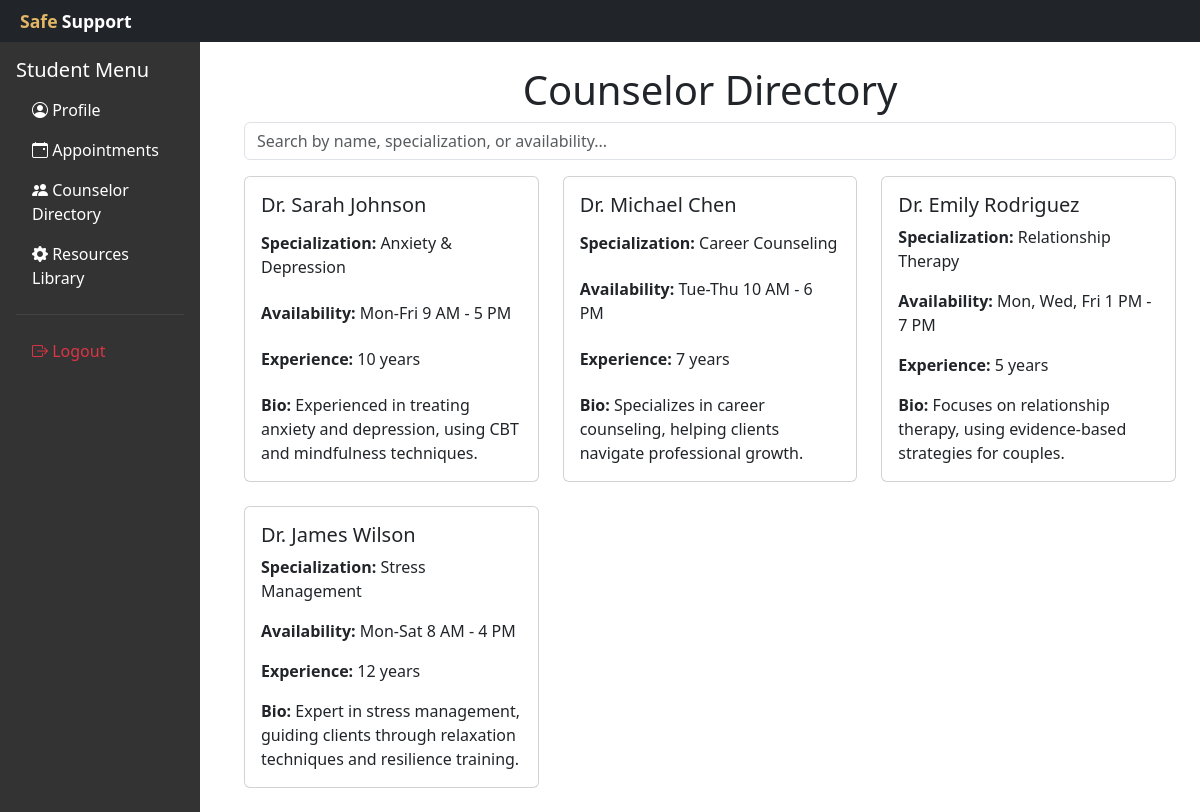
The app's page /project-root/studentdashboard/counselorDirectory.php with its own data.
### tables this page shows
CREATE TABLE `counselors` (
  `id` int(11) NOT NULL,
  `name` varchar(100) NOT NULL,
  `email` varchar(100) NOT NULL,
  `password` varchar(255) NOT NULL,
  `specialization` varchar(100) NOT NULL,
  `bio` text DEFAULT NULL,
  `active` tinyint(1) DEFAULT 1,
  `created_at` timestamp NOT NULL DEFAULT current_timestamp(),
  `updated_at` timestamp NOT NULL DEFAULT current_timestamp() ON UPDATE current_timestamp(),
  `availability` varchar(255) NOT NULL,
  `experience` int(11) NOT NULL
);

### project-root/studentdashboard/counselorDirectory.php (the view, shortened to what this page needs)
<?php
require_once('../includes/db.php');
function getCounselors($pdo) {
    $sql = "SELECT * FROM counselors WHERE active = 1";
    $stmt = $pdo->prepare($sql);
    $stmt->execute();
    return $stmt->fetchAll(PDO::FETCH_ASSOC);
}
$counselors = getCounselors($pdo);
?>
<!DOCTYPE html>
<html lang="en">
<head>
    <link href="https://cdn.jsdelivr.net/npm/bootstrap@5.3.0-alpha1/dist/css/bootstrap.min.css" rel="stylesheet">
</head>
<body>
<?php include('../includes/dsheader.php'); ?>
<div class="container mt-4 px-4" style="margin-left: 220px; max-width: calc(100% - 220px);">
    <h1 class="text-center">Counselor Directory</h1>
    <div class="mb-3">
        <input type="text" id="searchInput" class="form-control" placeholder="Search by name, specialization, or availability..." onkeyup="filterCounselors()">
    </div>
    <div class="row">
        <?php foreach ($counselors as $counselor): ?>
            <div class="col-lg-4 col-md-6 col-sm-12 mb-4 counselor-card">
                <div class="card h-100">
                    <div class="card-body d-flex flex-column justify-content-between">
                        <h5 class="card-title"><?php echo htmlspecialchars($counselor['name']); ?></h5>
                        <p class="card-text"><strong>Specialization:</strong> <?php echo htmlspecialchars($counselor['specialization']); ?></p>
                        <p class="card-text"><strong>Availability:</strong> <?php echo htmlspecialchars($counselor['availability']); ?></p>
                        <p class="card-text"><strong>Experience:</strong> <?php echo htmlspecialchars($counselor['experience']); ?> years</p>
                        <p class="card-text"><strong>Bio:</strong> <?php echo htmlspecialchars($counselor['bio']); ?></p>
                    </div>
                </div>
            </div>
        <?php endforeach; ?>
    </div>
</div>
</body>
</html>

### records on screen
counselors: name "Dr. Sarah Johnson", specialization "Anxiety & Depression", availability "Mon-Fri 9 AM - 5 PM", experience "10", bio "Experienced in treating anxiety and depression, using CBT and mindfulness techniques."
counselors: name "Dr. Michael Chen", specialization "Career Counseling", availability "Tue-Thu 10 AM - 6 PM", experience "7", bio "Specializes in career counseling, helping clients navigate professional growth."
counselors: name "Dr. Emily Rodriguez", specialization "Relationship Therapy", availability "Mon, Wed, Fri 1 PM - 7 PM", experience "5", bio "Focuses on relationship therapy, using evidence-based strategies for couples."
counselors: name "Dr. James Wilson", specialization "Stress Management", availability "Mon-Sat 8 AM - 4 PM", experience "12", bio "Expert in stress management, guiding clients through relaxation techniques and resilience training."
